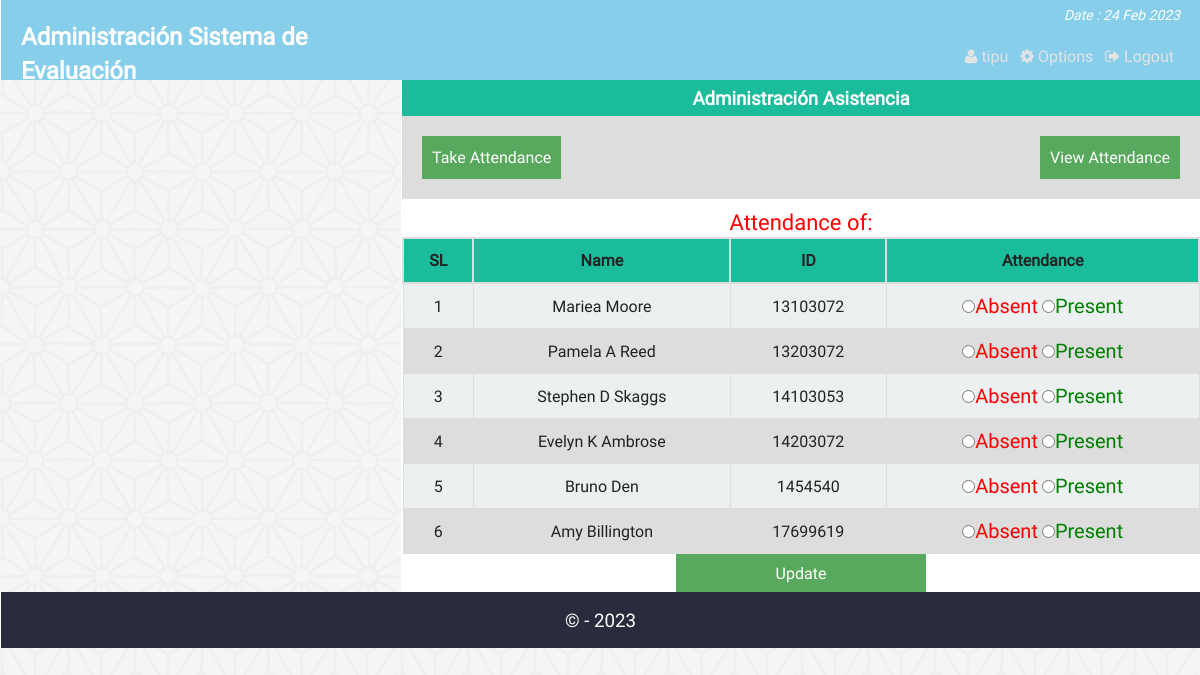
The app's page /att_single_view.php (signed in) with its own data.
### tables this page shows
CREATE TABLE `at_student` (
  `id` int(11) NOT NULL,
  `name` varchar(40) NOT NULL,
  `st_id` int(11) NOT NULL
);

CREATE TABLE `attn` (
  `id` int(11) NOT NULL,
  `st_id` int(11) NOT NULL,
  `atten` varchar(50) NOT NULL,
  `at_date` date NOT NULL
);

### php/functions.php (called while the page is built, shortened)
<?php
class login_registration_class{
	public function get_admin_session(){
		return @$_SESSION['admin_login'];
	}
	public function attn_all_student($date){
		global $conn;
		$res = $conn->query("select at_student.name, attn.*
			from at_student
			inner join attn
			on at_student.st_id = attn.st_id
			where at_date = '$date' ");
		return $res;
	}
};
?>

### att_single_view.php (the view, shortened to what this page needs)
<?php
	require "php/config.php";
	require_once "php/functions.php";
	$user = new login_registration_class();
	$admin_name = $_SESSION['admin_name'];
?>
<?php
include "php/headertop_admin.php";
?>
<div class="all_student fix">
		<h3 style="text-align:center;color:#fff;margin:0;padding:5px;background:#1abc9c">Administración Asistencia</h3>
		<div  class="fix" style="background:#ddd;padding:20px;">
			<span style="float:left;"><a style="color:#fff;" href="class_att.php"><button style="background:#58A85D;border:none;color:#fff;padding:10px;">Take Attendance</button></a></span>
			<span style="float:right;"><a style="color:#fff;" href="att_view.php"> <button style="background:#58A85D;border:none;color:#fff;padding:10px;">View Attendance</button></a></span>
		</div>
		<p style="text-align:center;color:#34495e;margin:0;padding-top:8px;color:red;font-size:22px;">
			<?php echo "Attendance of: ".$date;?>
		</p>
	<form action="" method="post">
		<table class="tab_one" style="text-align:center;">
			<tr>
				<th style="text-align:center;">SL</th>
				<th style="text-align:center;">Name</th>
				<th style="text-align:center;">ID</th>
				<th style="text-align:center;">Attendance</th>
			</tr>
			<?php
			$i=0;
				$std = $user->attn_all_student($date);
				if($std){
				while($rows = $std->fetch_assoc()){
				$i++;
		?>
			<tr>
				<td><?php echo $i;?></td>
				<td><?php echo $rows['name'];?></td>
				<td><?php echo $rows['st_id'];?></td>
				<td>
					<label style="color:red;font-size:20px"><input type="radio" name="attn[<?php echo $rows['st_id'];?>]" value="absent" <?php if($rows['atten'] == "absent") echo "checked";?>/>Absent</label>
					<label style="color:green;font-size:20px"> <input type="radio" name="attn[<?php echo $rows['st_id'];?>]" value="present" <?php if($rows['atten'] == "present") echo "checked";?>/>Present</label>
				</td>
			</tr>
			<?php
			} }else echo "failed";
				?>
		</table>
		<center>
		<span><input style="<text-align:right></text-align:right>;background:#58A85D;border:none;color:#fff;padding:8px 100px;" type="submit" name="submit" value="Update" /></span>
		</center>
	</form>
</div>
<?php include "php/footerbottom.php";?>

### php/headertop_admin.php (shortened to what this page needs)
<!Doctype html>
<html class="no-js" lang="">
    <head>
        <link rel="stylesheet" href="css/normalize.css">
        <link rel="stylesheet" href="font-awesome/css/font-awesome.min.css">
        <link rel="stylesheet" href="fonts/stylesheet.css">
        <link rel="stylesheet" href="css/main.css">
		<link rel="stylesheet" href="plugins/file-uploader/css/jquery.fileupload.css">
		<link rel="stylesheet" href="plugins/file-uploader/css/jquery.fileupload-ui.css">
    </head>
    <body>
        <header class="container header_area" style="background-color: skyblue">
			<div id="sticker">
				<div class="head">
					<div style="color: white;margin-left: 20px">
						<h2>Administración Sistema de Evaluación</h2>
					</div>
				</div>
				<div class="menu ">
					<div class="dateshow fix"><p><?php echo "Date : ".date("d M Y"); ?></p></div>
					<ul>
						<?php if($user->get_admin_session()){ ?>
						<li><a href="admin_logout.php"><i class="fa fa-sign-out" aria-hidden="true"></i> Logout</a></li>
						<li><a href="admin.php"><i class="fa fa-cog" aria-hidden="true"></i> Options</a></li>
						<li><a href="admin.php"><i class="fa fa-user" aria-hidden="true"></i>
						<?php echo $admin_name; ?>
						</a></li>
						<?php } ?>
					</ul>
				</div>
			</div>
		</header>
		<div class="info container fix">

### php/footerbottom.php
</div>
<footer class="container">
	<h3 style="text-align:center;background:#2A2B3C;margin:0;padding:15px;color:#fff;font-weight:normal">&copy; - <?php echo date("Y");?> </h3>
</footer>
</html>

### css/main.css (style rules this page uses)
html { color: #222; font-size: 1em; line-height: 1.4; }
a { text-decoration:none; }
.fix { overflow:hidden; }
body { font-family:roboto !important; background:url(../img/ptrn.png) repeat fixed; }
.container { display:block; margin:0 auto; background:#FFFFFF; border-left:1px solid #FFFFFF; }
.header_area { height:80px; background:#2A2B3C; }
.head { float:left; width:400px; }
.dateshow p { color: #fff; text-align: right; margin: 0; margin-top: 5px; margin-right: 20px; padding: 0; font-size: 14px; font-style: italic; }
.menu { width:600px; float:right; }
.menu ul { color: #e3e3e5; list-style: outside none none; margin: 20px 20px 0 0; padding: 0; }
.menu>ul>li { float:right; display:block; }
.menu>ul>li a { color: #e3e3e5; font-size: 16px; padding: 3px 6px; }
.st_reg th, td { padding: 8px; }
table.tab_one { width:100%; }
table.tab_one th { background:#1abc9c; padding:10px; font-weight:bold; text-align:left; }
table.tab_one td { border:1px solid #ddd; padding:8px; }
table.tab_one tr:nth-child(odd) { background:#ddd; }
table.tab_one tr:nth-child(even) { background:#ecf0f1; }
.all_student { min-height:450px; }
table.att_tab tr,td,th { border:2px solid #ddd; border-collapse:collapse; padding:8px; }
#sticker { background:#2A2B3C; }

### records on screen
at_student: name "Mariea Moore", attn.st_id "13103072"
attn: atten "☐ Absent", atten "☐ Present"
at_student: name "Pamela A Reed", attn.st_id "13203072"
attn: atten "☐ Absent", atten "☐ Present"
at_student: name "Stephen D Skaggs", attn.st_id "14103053"
attn: atten "☐ Absent", atten "☐ Present"
at_student: name "Evelyn K Ambrose", attn.st_id "14203072"
attn: atten "☐ Absent", atten "☐ Present"
at_student: name "Bruno Den", attn.st_id "1454540"
attn: atten "☐ Absent", atten "☐ Present"
at_student: name "Amy Billington", attn.st_id "17699619"
attn: atten "☐ Absent", atten "☐ Present"

### other values on screen
$admin_name "tipu"
